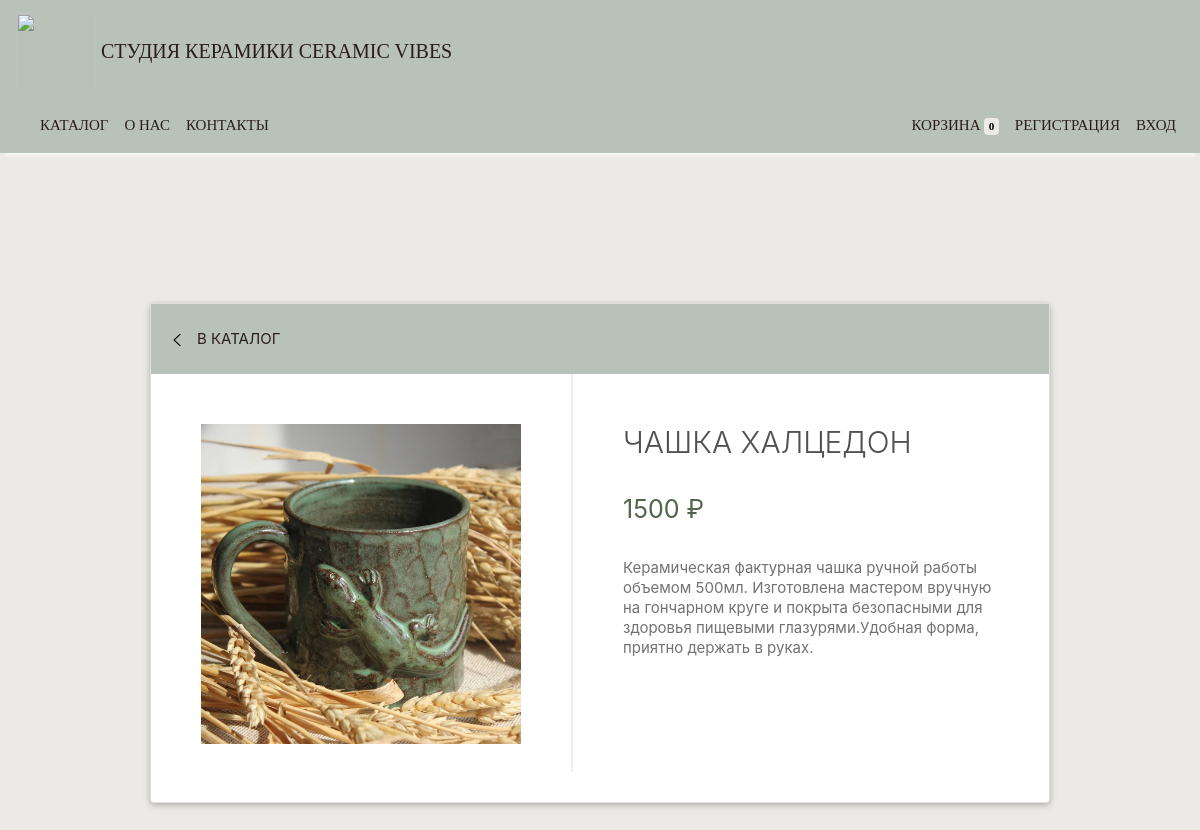
Screenshot of /3/ with the database file from the repository.
### store/models/product.py (models this page shows, shortened)
class Products(models.Model):
    name = models.CharField(max_length=60)
    price = models.IntegerField(default=0)
    category = models.ForeignKey(Category, on_delete=models.CASCADE, default=1)
    description = models.CharField(max_length=250, default='', blank=True, null=True)
    image = models.ImageField(upload_to='uploads/products/')

### store/views/product.py (the view)
# urls.py: path('<int:pk>/', ProductDetailView.as_view()),
class ProductDetailView(View):
    def get(self,request,pk):
        product=Products.objects.get(id=pk)
        return render(request,"card.html",{"product":product})

### templates/card.html (shortened to what this page needs)
{% extends 'base.html' %}
{% block content %}
<head>
</head>
<body>
 <div class="card">
            <nav>
                <svg style="padding-top: 10px;" class="arrow" version="1.1" viewBox="0 0 512 512" width="512px" xml:space="preserve" xmlns="http://www.w3.org/2000/svg" xmlns:xlink="http://www.w3.org/1999/xlink"><polygon points="352,115.4 331.3,96 160,256 331.3,416 352,396.7 201.5,256 " stroke="#727272"/></svg>
                <a href="/store" class="nav-link" style="color: #2C1E18">В каталог</a>
            </nav>
            <div class="photo">
                <img src="{{ product.image.url }}">
            </div>
            <div class="description">
                <h2> {{ product.name }}</h2>
                <br>
                <h1><b>{{ product.price}}  ₽</b></h1>
                <br>
                <p>{{ product.description}}</p>
            </div>
 </div>
</body>
{% endblock %}

### templates/base.html (style rules this page uses)
body { background-color: #eceae6; }
nav { background-color: #B9C2B9; }

### templates/card.html (style rules this page uses)
.card { display: table; width: 900px; height: 500px; background: white; margin-top: 400px; left: 50%; transform: translate(-50%, -50%); box-shadow: 0 2px 5px 0 rgba(0,0,0,0.16),0 2px 10px 0 rgba(0,0,0,0.12); transition: all 0.3s; }
nav { width: 100%; color: #727272; text-transform: uppercase; padding: 2vh; border-bottom: 0px; font-size: 15px; }
svg.arrow { float: left; width: 20px; margin-right: 10px; }
.photo { display: table-cell; padding: 50px; height: 420px; width: 420px; text-align: center; float: left; }
.photo img { width: 100%; }
.description { display: table-cell; float: left; padding-top: 50px; padding-left: 50px; width: 430px; height: 80%; border-left: 2px solid #efefef; }
h1 { color: #53664d; font-weight: 500; padding-top: 10px; margin: 0; font-size: 25px; font-weight: 300; }
h2 { color: #515151; margin: 0; text-transform: uppercase; font-weight: 300; font-size: 30px; }
p { font-size: 15px; line-height: 20px; color: #727272; padding: 10px 0; margin: 0; }
a { color: #2C1E18; }

### rows the page displays
Products: image (picture), name "ЧАШКА ХАЛЦЕДОН", price "1500", description "Керамическая фактурная чашка ручной работы объемом 500мл. Изготовлена мастером вручную на гончарном круге и покрыта безопасными для здоровья пищевыми глазурями.Удобная форма, приятно держать в руках."

### other values shown
{{ request.session.cart.keys|length }} "0"
